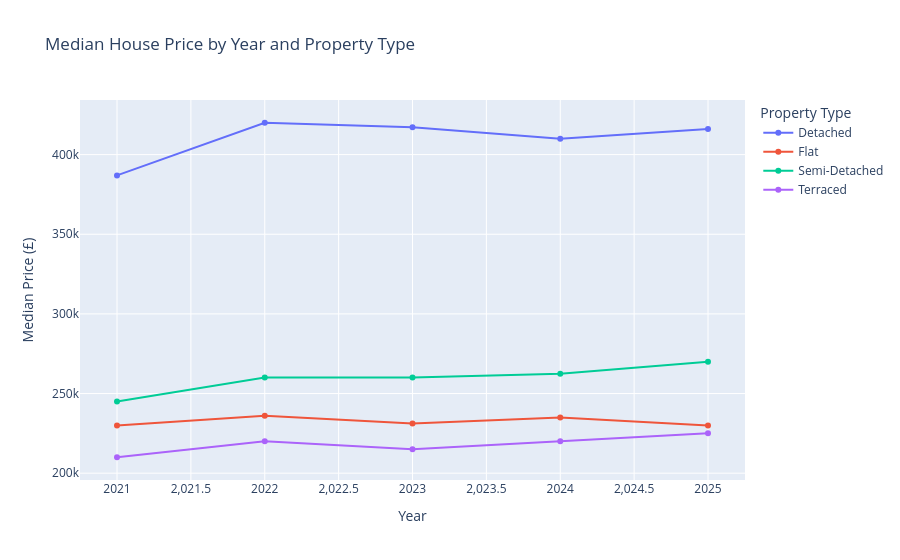

Write notebook code for a chart like this one.
### Code cell
fig = px.line(
    house_price_summary,
    x="year",
    y="median_price",
    color="property_type",
    markers=True,
    title="Median House Price by Year and Property Type",
    labels={"year": "Year", "median_price": "Median Price (£)", "property_type": "Property Type"},
)
fig.show()

### Figure 1 — Plotly figure (JSON) as saved in the notebook; plotly's stock layout.template omitted (floating-point values rounded to 4 significant figures)
{"data": [{"hovertemplate": "Property Type=Detached<br>Year=%{x}<br>Median Price (£)=%{y}<extra></extra>", "legendgroup": "Detached", "line": {"color": "#636efa", "dash": "solid"}, "marker": {"symbol": "circle"}, "mode": "lines+markers", "name": "Detached", "orientation": "v", "showlegend": true, "type": "scatter", "x": [2021, 2022, 2023, 2024, 2025], "xaxis": "x", "y": [387000.0, 420000.0, 417100.0, 410000.0, 416100.0], "yaxis": "y"}, {"hovertemplate": "Property Type=Flat<br>Year=%{x}<br>Median Price (£)=%{y}<extra></extra>", "legendgroup": "Flat", "line": {"color": "#EF553B", "dash": "solid"}, "marker": {"symbol": "circle"}, "mode": "lines+markers", "name": "Flat", "orientation": "v", "showlegend": true, "type": "scatter", "x": [2021, 2022, 2023, 2024, 2025], "xaxis": "x", "y": [230000.0, 236000.0, 231200.0, 235000.0, 230000.0], "yaxis": "y"}, {"hovertemplate": "Property Type=Semi-Detached<br>Year=%{x}<br>Median Price (£)=%{y}<extra></extra>", "legendgroup": "Semi-Detached", "line": {"color": "#00cc96", "dash": "solid"}, "marker": {"symbol": "circle"}, "mode": "lines+markers", "name": "Semi-Detached", "orientation": "v", "showlegend": true, "type": "scatter", "x": [2021, 2022, 2023, 2024, 2025], "xaxis": "x", "y": [245000.0, 260000.0, 260000.0, 262500.0, 270000.0], "yaxis": "y"}, {"hovertemplate": "Property Type=Terraced<br>Year=%{x}<br>Median Price (£)=%{y}<extra></extra>", "legendgroup": "Terraced", "line": {"color": "#ab63fa", "dash": "solid"}, "marker": {"symbol": "circle"}, "mode": "lines+markers", "name": "Terraced", "orientation": "v", "showlegend": true, "type": "scatter", "x": [2021, 2022, 2023, 2024, 2025], "xaxis": "x", "y": [210000.0, 220000.0, 215000.0, 220000.0, 225000.0], "yaxis": "y"}], "layout": {"legend": {"title": {"text": "Property Type"}, "tracegroupgap": 0}, "title": {"text": "Median House Price by Year and Property Type"}, "xaxis": {"anchor": "y", "domain": [0, 1], "title": {"text": "Year"}}, "yaxis": {"anchor": "x", "domain": [0, 1], "title": {"text": "Median Price (£)"}}}}
